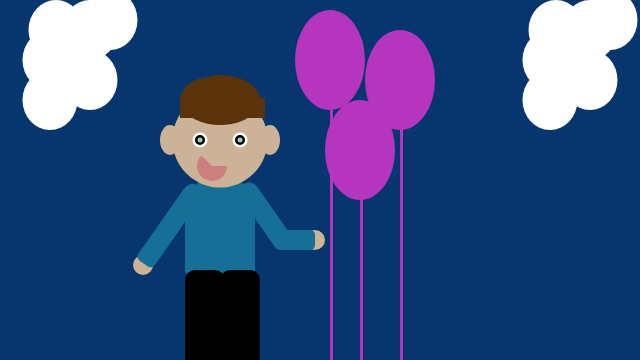
Frame 1 (no input)
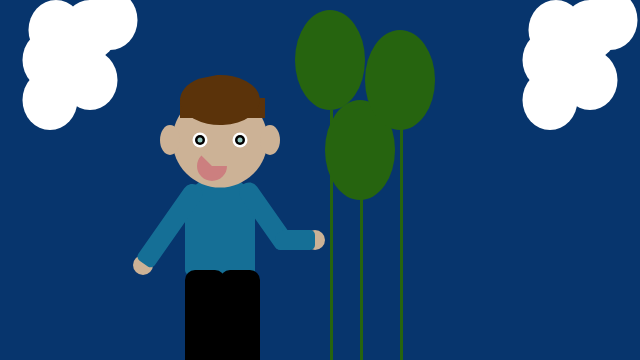
Frame 60 (no input)
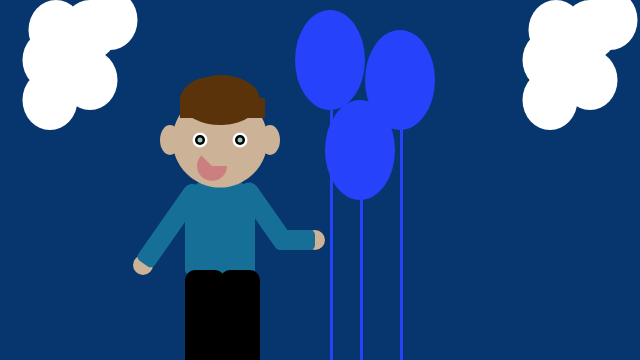
Frame 120 (the mouse pressed at the canvas centre since frame 60)

The p5.js sketch that drew these frames (run headless with seeded random() and noise() and a simulated clock; from frame 60 on, the mouse is pressed at the canvas centre):

// p5.js sketch
// ── sketch.js
function setup() {
	// create a place to draw
	createCanvas(640, 360);
	noStroke();
loop();
}

function draw() {
	// clear the background yelllow
	background(7, 53, 109);

// draw arms
fill(204,178, 150);
	ellipse(315, 240, 20, 20);
	ellipse(143, 265, 20, 20);
//draw shirt
	fill(21,111,150);
	rect(185, 175, 70, 100, 80, 80, 5, 5);
	push();
	translate(190, 180);
	rotate(radians(35));
	rect(0, 0, 20, 95, 80, 80, 5, 5);
	pop();
	push();
	translate(235, 190);
	rotate(radians(-35));
	rect(0, 0, 20, 75, 80, 80, 5, 5);
	pop();
	rect(275, 230, 40, 20, 80, 5, 5, 5);
	// draw face
	fill(204, 178, 150);
	ellipse(220, 140, 95, 95);
	ellipse(170, 140, 20, 30);
	ellipse(270, 140, 20, 30);

//draw eyes
fill(255, 255, 255);
ellipse(240, 140, 15, 15);
ellipse(200, 140, 15, 15);
fill(0, 0, 0);
ellipse(240, 140, 10, 10);
ellipse(200, 140, 10, 10);
fill(154,204,198);
ellipse(240, 140, 5, 5);
ellipse(200, 140, 5, 5);
//draw mouth
fill(204,127,127);
arc(212, 166, 30, 30, 0, PI+QUARTER_PI, PIE);
	//draw hat
  fill(91, 51, 10);
	rect(180, 98, 85, 20);
	arc(220, 100, 80, 50, 80, PI+QUARTER_PI, CHORD);
	//draw legs
fill(0,0,0);
	rect(220, 270, 40, 130, 10);
	rect(185, 270, 40, 130, 10);
//draw clouds
fill(255, 255,255);
ellipse(56,30,55,60);
ellipse(50,60,55,60);
ellipse(90,80,55,60);
ellipse(50,100,55,60);
ellipse(110,20,55,60);
ellipse(90,30,55,60);
//draw right side clouds
fill(255, 255,255);
ellipse(556,30,55,60);
ellipse(550,60,55,60);
ellipse(590,80,55,60);
ellipse(550,100,55,60);
ellipse(610,20,55,60);
ellipse(590,30,55,60);




//draw strings
fill(random(255), random(255), random(255));
rect(360, 190, 3, 300);
rect(330, 110, 3, 300);
rect(400, 90, 3, 300);

//draw balloons

ellipse(330, 60, 70, 100);
ellipse(360, 150, 70, 100);
ellipse(400, 80, 70, 100);



}
